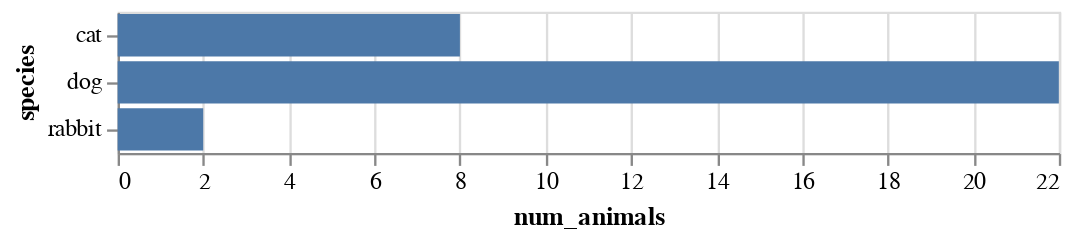

Here is the notebook cell this chart was saved with:
### Markdown cell above
When we plot, we use `geom_bar` to plot a bar.

### Code cell
alt.Chart(df).mark_bar().encode(
    x='num_animals',
    y='species'
)

### Figure 1 — Vega-Lite specification as saved in the notebook (floating-point values rounded to 4 significant figures)
{"config": {"view": {"continuousWidth": 400, "continuousHeight": 300}}, "data": {"name": "data-d6e1f3855bb34939ab16b260101257f9"}, "mark": "bar", "encoding": {"x": {"field": "num_animals", "type": "quantitative"}, "y": {"field": "species", "type": "nominal"}}, "$schema": "https://vega.github.io/schema/vega-lite/v4.17.0.json", "datasets": {"data-d6e1f3855bb34939ab16b260101257f9": [{"species": "cat", "num_animals": 8}, {"species": "dog", "num_animals": 22}, {"species": "rabbit", "num_animals": 2}]}}
